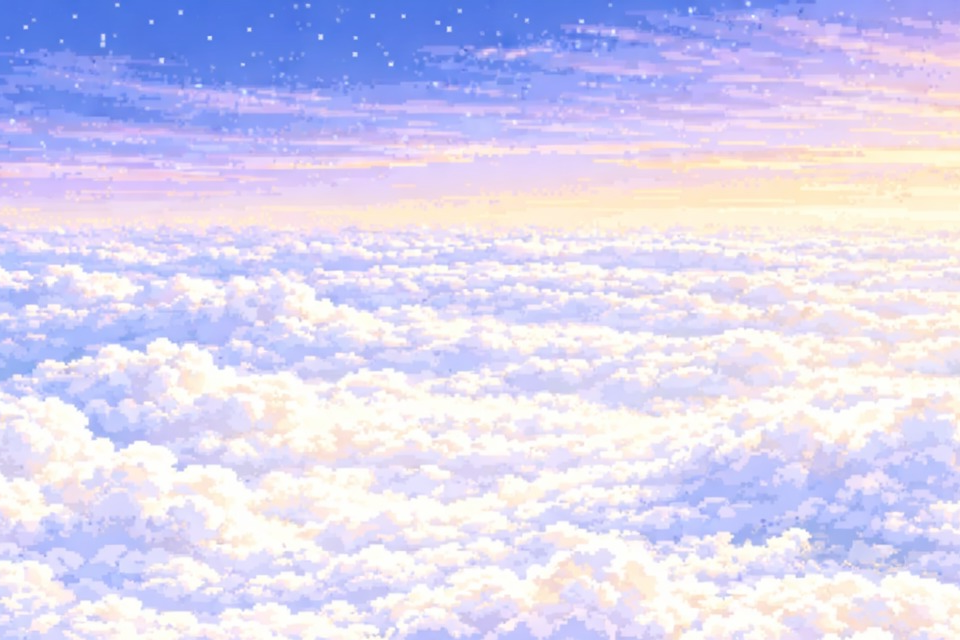

Tiled map render using the project's own tile images. Description and the whole map definition, tile-layer contents included, below:
An orthogonal 30x20 tile map with 32x32 px tiles, 1 tile layer (Capa de patrones 1).

<map version="1.10" tiledversion="1.12.1" orientation="orthogonal" renderorder="right-down" width="30" height="20" tilewidth="32" tileheight="32" infinite="0" nextlayerid="2" nextobjectid="1">
 <tileset firstgid="1" source="MapaCielo1.tsx" />
 <layer id="1" name="Capa de patrones 1" width="30" height="20">
  <data encoding="csv">
2147483693,2147483692,2147483691,2147483690,2147483689,2147483688,2147483687,2147483686,2147483685,2147483684,2147483683,2147483682,2147483681,2147483680,2147483679,2147483678,2147483677,2147483676,2147483675,2147483674,2147483673,2147483672,2147483671,2147483670,2147483669,2147483668,2147483667,2147483666,2147483665,2147483664,
2147483741,2147483740,2147483739,2147483738,2147483737,2147483736,2147483735,2147483734,2147483733,2147483732,2147483731,2147483730,2147483729,2147483728,2147483727,2147483726,2147483725,2147483724,2147483723,2147483722,2147483721,2147483720,2147483719,2147483718,2147483717,2147483716,2147483715,2147483714,2147483713,2147483712,
2147483789,2147483788,2147483787,2147483786,2147483785,2147483784,2147483783,2147483782,2147483781,2147483780,2147483779,2147483778,2147483777,2147483776,2147483775,2147483774,2147483773,2147483772,2147483771,2147483770,2147483769,2147483768,2147483767,2147483766,2147483765,2147483764,2147483763,2147483762,2147483761,2147483760,
2147483837,2147483836,2147483835,2147483834,2147483833,2147483832,2147483831,2147483830,2147483829,2147483828,2147483827,2147483826,2147483825,2147483824,2147483823,2147483822,2147483821,2147483820,2147483819,2147483818,2147483817,2147483816,2147483815,2147483814,2147483813,2147483812,2147483811,2147483810,2147483809,2147483808,
2147483885,2147483884,2147483883,2147483882,2147483881,2147483880,2147483879,2147483878,2147483877,2147483876,2147483875,2147483874,2147483873,2147483872,2147483871,2147483870,2147483869,2147483868,2147483867,2147483866,2147483865,2147483864,2147483863,2147483862,2147483861,2147483860,2147483859,2147483858,2147483857,2147483856,
2147483933,2147483932,2147483931,2147483930,2147483929,2147483928,2147483927,2147483926,2147483925,2147483924,2147483923,2147483922,2147483921,2147483920,2147483919,2147483918,2147483917,2147483916,2147483915,2147483914,2147483913,2147483912,2147483911,2147483910,2147483909,2147483908,2147483907,2147483906,2147483905,2147483904,
2147483981,2147483980,2147483979,2147483978,2147483977,2147483976,2147483975,2147483974,2147483973,2147483972,2147483971,2147483970,2147483969,2147483968,2147483967,2147483966,2147483965,2147483964,2147483963,2147483962,2147483961,2147483960,2147483959,2147483958,2147483957,2147483956,2147483955,2147483954,2147483953,2147483952,
2147484029,2147484028,2147484027,2147484026,2147484025,2147484024,2147484023,2147484022,2147484021,2147484020,2147484019,2147484018,2147484017,2147484016,2147484015,2147484014,2147484013,2147484012,2147484011,2147484010,2147484009,2147484008,2147484007,2147484006,2147484005,2147484004,2147484003,2147484002,2147484001,2147484000,
2147484077,2147484076,2147484075,2147484074,2147484073,2147484072,2147484071,2147484070,2147484069,2147484068,2147484067,2147484066,2147484065,2147484064,2147484063,2147484062,2147484061,2147484060,2147484059,2147484058,2147484057,2147484056,2147484055,2147484054,2147484053,2147484052,2147484051,2147484050,2147484049,2147484048,
2147484125,2147484124,2147484123,2147484122,2147484121,2147484120,2147484119,2147484118,2147484117,2147484116,2147484115,2147484114,2147484113,2147484112,2147484111,2147484110,2147484109,2147484108,2147484107,2147484106,2147484105,2147484104,2147484103,2147484102,2147484101,2147484100,2147484099,2147484098,2147484097,2147484096,
2147484173,2147484172,2147484171,2147484170,2147484169,2147484168,2147484167,2147484166,2147484165,2147484164,2147484163,2147484162,2147484161,2147484160,2147484159,2147484158,2147484157,2147484156,2147484155,2147484154,2147484153,2147484152,2147484151,2147484150,2147484149,2147484148,2147484147,2147484146,2147484145,2147484144,
2147484221,2147484220,2147484219,2147484218,2147484217,2147484216,2147484215,2147484214,2147484213,2147484212,2147484211,2147484210,2147484209,2147484208,2147484207,2147484206,2147484205,2147484204,2147484203,2147484202,2147484201,2147484200,2147484199,2147484198,2147484197,2147484196,2147484195,2147484194,2147484193,2147484192,
2147484269,2147484268,2147484267,2147484266,2147484265,2147484264,2147484263,2147484262,2147484261,2147484260,2147484259,2147484258,2147484257,2147484256,2147484255,2147484254,2147484253,2147484252,2147484251,2147484250,2147484249,2147484248,2147484247,2147484246,2147484245,2147484244,2147484243,2147484242,2147484241,2147484240,
2147484317,2147484316,2147484315,2147484314,2147484313,2147484312,2147484311,2147484310,2147484309,2147484308,2147484307,2147484306,2147484305,2147484304,2147484303,2147484302,2147484301,2147484300,2147484299,2147484298,2147484297,2147484296,2147484295,2147484294,2147484293,2147484292,2147484291,2147484290,2147484289,2147484288,
2147484365,2147484364,2147484363,2147484362,2147484361,2147484360,2147484359,2147484358,2147484357,2147484356,2147484355,2147484354,2147484353,2147484352,2147484351,2147484350,2147484349,2147484348,2147484347,2147484346,2147484345,2147484344,2147484343,2147484342,2147484341,2147484340,2147484339,2147484338,2147484337,2147484336,
2147484413,2147484412,2147484411,2147484410,2147484409,2147484408,2147484407,2147484406,2147484405,2147484404,2147484403,2147484402,2147484401,2147484400,2147484399,2147484398,2147484397,2147484396,2147484395,2147484394,2147484393,2147484392,2147484391,2147484390,2147484389,2147484388,2147484387,2147484386,2147484385,2147484384,
2147484461,2147484460,2147484459,2147484458,2147484457,2147484456,2147484455,2147484454,2147484453,2147484452,2147484451,2147484450,2147484449,2147484448,2147484447,2147484446,2147484445,2147484444,2147484443,2147484442,2147484441,2147484440,2147484439,2147484438,2147484437,2147484436,2147484435,2147484434,2147484433,2147484432,
2147484509,2147484508,2147484507,2147484506,2147484505,2147484504,2147484503,2147484502,2147484501,2147484500,2147484499,2147484498,2147484497,2147484496,2147484495,2147484494,2147484493,2147484492,2147484491,2147484490,2147484489,2147484488,2147484487,2147484486,2147484485,2147484484,2147484483,2147484482,2147484481,2147484480,
2147484557,2147484556,2147484555,2147484554,2147484553,2147484552,2147484551,2147484550,2147484549,2147484548,2147484547,2147484546,2147484545,2147484544,2147484543,2147484542,2147484541,2147484540,2147484539,2147484538,2147484537,2147484536,2147484535,2147484534,2147484533,2147484532,2147484531,2147484530,2147484529,2147484528,
2147484605,2147484604,2147484603,2147484602,2147484601,2147484600,2147484599,2147484598,2147484597,2147484596,2147484595,2147484594,2147484593,2147484592,2147484591,2147484590,2147484589,2147484588,2147484587,2147484586,2147484585,2147484584,2147484583,2147484582,2147484581,2147484580,2147484579,2147484578,2147484577,2147484576
</data>
 </layer>
</map>
